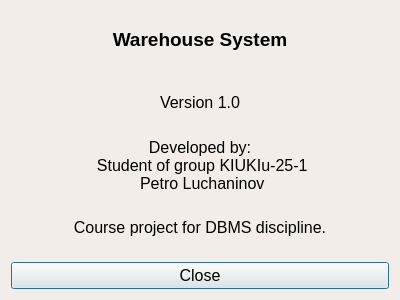
<?xml version="1.0" encoding="UTF-8"?>
<ui version="4.0">
 <class>AboutWindow</class>
 <widget class="QDialog" name="AboutWindow">
  <property name="geometry">
   <rect>
    <x>0</x>
    <y>0</y>
    <width>400</width>
    <height>300</height>
   </rect>
  </property>
  <property name="palette">
   <palette>
    <active>
     <colorrole role="WindowText">
      <brush brushstyle="SolidPattern">
       <color alpha="255">
        <red>0</red>
        <green>0</green>
        <blue>0</blue>
       </color>
      </brush>
     </colorrole>
     <colorrole role="Button">
      <brush brushstyle="SolidPattern">
       <color alpha="255">
        <red>242</red>
        <green>237</green>
        <blue>232</blue>
       </color>
      </brush>
     </colorrole>
     <colorrole role="Light">
      <brush brushstyle="SolidPattern">
       <color alpha="255">
        <red>255</red>
        <green>255</green>
        <blue>255</blue>
       </color>
      </brush>
     </colorrole>
     <colorrole role="Midlight">
      <brush brushstyle="SolidPattern">
       <color alpha="255">
        <red>248</red>
        <green>246</green>
        <blue>243</blue>
       </color>
      </brush>
     </colorrole>
     <colorrole role="Dark">
      <brush brushstyle="SolidPattern">
       <color alpha="255">
        <red>121</red>
        <green>119</green>
        <blue>116</blue>
       </color>
      </brush>
     </colorrole>
     <colorrole role="Mid">
      <brush brushstyle="SolidPattern">
       <color alpha="255">
        <red>161</red>
        <green>158</green>
        <blue>155</blue>
       </color>
      </brush>
     </colorrole>
     <colorrole role="Text">
      <brush brushstyle="SolidPattern">
       <color alpha="255">
        <red>0</red>
        <green>0</green>
        <blue>0</blue>
       </color>
      </brush>
     </colorrole>
     <colorrole role="BrightText">
      <brush brushstyle="SolidPattern">
       <color alpha="255">
        <red>255</red>
        <green>255</green>
        <blue>255</blue>
       </color>
      </brush>
     </colorrole>
     <colorrole role="ButtonText">
      <brush brushstyle="SolidPattern">
       <color alpha="255">
        <red>0</red>
        <green>0</green>
        <blue>0</blue>
       </color>
      </brush>
     </colorrole>
     <colorrole role="Base">
      <brush brushstyle="SolidPattern">
       <color alpha="255">
        <red>255</red>
        <green>255</green>
        <blue>255</blue>
       </color>
      </brush>
     </colorrole>
     <colorrole role="Window">
      <brush brushstyle="SolidPattern">
       <color alpha="255">
        <red>242</red>
        <green>237</green>
        <blue>232</blue>
       </color>
      </brush>
     </colorrole>
     <colorrole role="Shadow">
      <brush brushstyle="SolidPattern">
       <color alpha="255">
        <red>0</red>
        <green>0</green>
        <blue>0</blue>
       </color>
      </brush>
     </colorrole>
     <colorrole role="AlternateBase">
      <brush brushstyle="SolidPattern">
       <color alpha="255">
        <red>248</red>
        <green>246</green>
        <blue>243</blue>
       </color>
      </brush>
     </colorrole>
     <colorrole role="ToolTipBase">
      <brush brushstyle="SolidPattern">
       <color alpha="255">
        <red>255</red>
        <green>255</green>
        <blue>220</blue>
       </color>
      </brush>
     </colorrole>
     <colorrole role="ToolTipText">
      <brush brushstyle="SolidPattern">
       <color alpha="255">
        <red>0</red>
        <green>0</green>
        <blue>0</blue>
       </color>
      </brush>
     </colorrole>
     <colorrole role="PlaceholderText">
      <brush brushstyle="SolidPattern">
       <color alpha="127">
        <red>0</red>
        <green>0</green>
        <blue>0</blue>
       </color>
      </brush>
     </colorrole>
     <colorrole role="Accent">
      <brush brushstyle="SolidPattern">
       <color alpha="255">
        <red>255</red>
        <green>255</green>
        <blue>255</blue>
       </color>
      </brush>
     </colorrole>
    </active>
    <inactive>
     <colorrole role="WindowText">
      <brush brushstyle="SolidPattern">
       <color alpha="255">
        <red>0</red>
        <green>0</green>
        <blue>0</blue>
       </color>
      </brush>
     </colorrole>
     <colorrole role="Button">
      <brush brushstyle="SolidPattern">
       <color alpha="255">
        <red>242</red>
        <green>237</green>
        <blue>232</blue>
       </color>
      </brush>
     </colorrole>
     <colorrole role="Light">
      <brush brushstyle="SolidPattern">
       <color alpha="255">
        <red>255</red>
        <green>255</green>
        <blue>255</blue>
       </color>
      </brush>
     </colorrole>
     <colorrole role="Midlight">
      <brush brushstyle="SolidPattern">
       <color alpha="255">
        <red>248</red>
        <green>246</green>
        <blue>243</blue>
       </color>
      </brush>
     </colorrole>
     <colorrole role="Dark">
      <brush brushstyle="SolidPattern">
       <color alpha="255">
        <red>121</red>
        <green>119</green>
        <blue>116</blue>
       </color>
      </brush>
     </colorrole>
     <colorrole role="Mid">
      <brush brushstyle="SolidPattern">
       <color alpha="255">
        <red>161</red>
        <green>158</green>
        <blue>155</blue>
       </color>
      </brush>
     </colorrole>
     <colorrole role="Text">
      <brush brushstyle="SolidPattern">
       <color alpha="255">
        <red>0</red>
        <green>0</green>
        <blue>0</blue>
       </color>
      </brush>
     </colorrole>
     <colorrole role="BrightText">
      <brush brushstyle="SolidPattern">
       <color alpha="255">
        <red>255</red>
        <green>255</green>
        <blue>255</blue>
       </color>
      </brush>
     </colorrole>
     <colorrole role="ButtonText">
      <brush brushstyle="SolidPattern">
       <color alpha="255">
        <red>0</red>
        <green>0</green>
        <blue>0</blue>
       </color>
      </brush>
     </colorrole>
     <colorrole role="Base">
      <brush brushstyle="SolidPattern">
       <color alpha="255">
        <red>255</red>
        <green>255</green>
        <blue>255</blue>
       </color>
      </brush>
     </colorrole>
     <colorrole role="Window">
      <brush brushstyle="SolidPattern">
       <color alpha="255">
        <red>242</red>
        <green>237</green>
        <blue>232</blue>
       </color>
      </brush>
     </colorrole>
     <colorrole role="Shadow">
      <brush brushstyle="SolidPattern">
       <color alpha="255">
        <red>0</red>
        <green>0</green>
        <blue>0</blue>
       </color>
      </brush>
     </colorrole>
     <colorrole role="AlternateBase">
      <brush brushstyle="SolidPattern">
       <color alpha="255">
        <red>248</red>
        <green>246</green>
        <blue>243</blue>
       </color>
      </brush>
     </colorrole>
     <colorrole role="ToolTipBase">
      <brush brushstyle="SolidPattern">
       <color alpha="255">
        <red>255</red>
        <green>255</green>
        <blue>220</blue>
       </color>
      </brush>
     </colorrole>
     <colorrole role="ToolTipText">
      <brush brushstyle="SolidPattern">
       <color alpha="255">
        <red>0</red>
        <green>0</green>
        <blue>0</blue>
       </color>
      </brush>
     </colorrole>
     <colorrole role="PlaceholderText">
      <brush brushstyle="SolidPattern">
       <color alpha="127">
        <red>0</red>
        <green>0</green>
        <blue>0</blue>
       </color>
      </brush>
     </colorrole>
     <colorrole role="Accent">
      <brush brushstyle="SolidPattern">
       <color alpha="255">
        <red>255</red>
        <green>255</green>
        <blue>255</blue>
       </color>
      </brush>
     </colorrole>
    </inactive>
    <disabled>
     <colorrole role="WindowText">
      <brush brushstyle="SolidPattern">
       <color alpha="255">
        <red>121</red>
        <green>119</green>
        <blue>116</blue>
       </color>
      </brush>
     </colorrole>
     <colorrole role="Button">
      <brush brushstyle="SolidPattern">
       <color alpha="255">
        <red>242</red>
        <green>237</green>
        <blue>232</blue>
       </color>
      </brush>
     </colorrole>
     <colorrole role="Light">
      <brush brushstyle="SolidPattern">
       <color alpha="255">
        <red>255</red>
        <green>255</green>
        <blue>255</blue>
       </color>
      </brush>
     </colorrole>
     <colorrole role="Midlight">
      <brush brushstyle="SolidPattern">
       <color alpha="255">
        <red>248</red>
        <green>246</green>
        <blue>243</blue>
       </color>
      </brush>
     </colorrole>
     <colorrole role="Dark">
      <brush brushstyle="SolidPattern">
       <color alpha="255">
        <red>121</red>
        <green>119</green>
        <blue>116</blue>
       </color>
      </brush>
     </colorrole>
     <colorrole role="Mid">
      <brush brushstyle="SolidPattern">
       <color alpha="255">
        <red>161</red>
        <green>158</green>
        <blue>155</blue>
       </color>
      </brush>
     </colorrole>
     <colorrole role="Text">
      <brush brushstyle="SolidPattern">
       <color alpha="255">
        <red>121</red>
        <green>119</green>
        <blue>116</blue>
       </color>
      </brush>
     </colorrole>
     <colorrole role="BrightText">
      <brush brushstyle="SolidPattern">
       <color alpha="255">
        <red>255</red>
        <green>255</green>
        <blue>255</blue>
       </color>
      </brush>
     </colorrole>
     <colorrole role="ButtonText">
      <brush brushstyle="SolidPattern">
       <color alpha="255">
        <red>121</red>
        <green>119</green>
        <blue>116</blue>
       </color>
      </brush>
     </colorrole>
     <colorrole role="Base">
      <brush brushstyle="SolidPattern">
       <color alpha="255">
        <red>242</red>
        <green>237</green>
        <blue>232</blue>
       </color>
      </brush>
     </colorrole>
     <colorrole role="Window">
      <brush brushstyle="SolidPattern">
       <color alpha="255">
        <red>242</red>
        <green>237</green>
        <blue>232</blue>
       </color>
      </brush>
     </colorrole>
     <colorrole role="Shadow">
      <brush brushstyle="SolidPattern">
       <color alpha="255">
        <red>0</red>
        <green>0</green>
        <blue>0</blue>
       </color>
      </brush>
     </colorrole>
     <colorrole role="AlternateBase">
      <brush brushstyle="SolidPattern">
       <color alpha="255">
        <red>242</red>
        <green>237</green>
        <blue>232</blue>
       </color>
      </brush>
     </colorrole>
     <colorrole role="ToolTipBase">
      <brush brushstyle="SolidPattern">
       <color alpha="255">
        <red>255</red>
        <green>255</green>
        <blue>220</blue>
       </color>
      </brush>
     </colorrole>
     <colorrole role="ToolTipText">
      <brush brushstyle="SolidPattern">
       <color alpha="255">
        <red>0</red>
        <green>0</green>
        <blue>0</blue>
       </color>
      </brush>
     </colorrole>
     <colorrole role="PlaceholderText">
      <brush brushstyle="SolidPattern">
       <color alpha="127">
        <red>121</red>
        <green>119</green>
        <blue>116</blue>
       </color>
      </brush>
     </colorrole>
     <colorrole role="Accent">
      <brush brushstyle="SolidPattern">
       <color alpha="255">
        <red>255</red>
        <green>255</green>
        <blue>255</blue>
       </color>
      </brush>
     </colorrole>
    </disabled>
   </palette>
  </property>
  <property name="windowTitle">
   <string>Dialog</string>
  </property>
  <layout class="QGridLayout" name="gridLayout">
   <item row="1" column="0">
    <widget class="QLabel" name="label_2">
     <property name="font">
      <font>
       <pointsize>12</pointsize>
      </font>
     </property>
     <property name="text">
      <string>Version 1.0</string>
     </property>
     <property name="alignment">
      <set>Qt::AlignmentFlag::AlignCenter</set>
     </property>
    </widget>
   </item>
   <item row="0" column="0">
    <widget class="QLabel" name="label">
     <property name="font">
      <font>
       <pointsize>14</pointsize>
       <bold>true</bold>
      </font>
     </property>
     <property name="layoutDirection">
      <enum>Qt::LayoutDirection::LeftToRight</enum>
     </property>
     <property name="text">
      <string>Warehouse System</string>
     </property>
     <property name="textFormat">
      <enum>Qt::TextFormat::AutoText</enum>
     </property>
     <property name="alignment">
      <set>Qt::AlignmentFlag::AlignCenter</set>
     </property>
    </widget>
   </item>
   <item row="2" column="0">
    <widget class="QLabel" name="label_3">
     <property name="font">
      <font>
       <pointsize>12</pointsize>
      </font>
     </property>
     <property name="text">
      <string>Developed by: 
 Student of group KIUKIu-25-1 
 Petro Luchaninov</string>
     </property>
     <property name="scaledContents">
      <bool>false</bool>
     </property>
     <property name="alignment">
      <set>Qt::AlignmentFlag::AlignCenter</set>
     </property>
    </widget>
   </item>
   <item row="3" column="0">
    <widget class="QLabel" name="label_4">
     <property name="font">
      <font>
       <pointsize>12</pointsize>
      </font>
     </property>
     <property name="text">
      <string>Course project for DBMS discipline.</string>
     </property>
     <property name="scaledContents">
      <bool>false</bool>
     </property>
     <property name="alignment">
      <set>Qt::AlignmentFlag::AlignCenter</set>
     </property>
    </widget>
   </item>
   <item row="4" column="0">
    <widget class="QPushButton" name="pushButton">
     <property name="font">
      <font>
       <pointsize>12</pointsize>
      </font>
     </property>
     <property name="text">
      <string>Close</string>
     </property>
    </widget>
   </item>
  </layout>
 </widget>
 <resources/>
 <connections/>
</ui>
